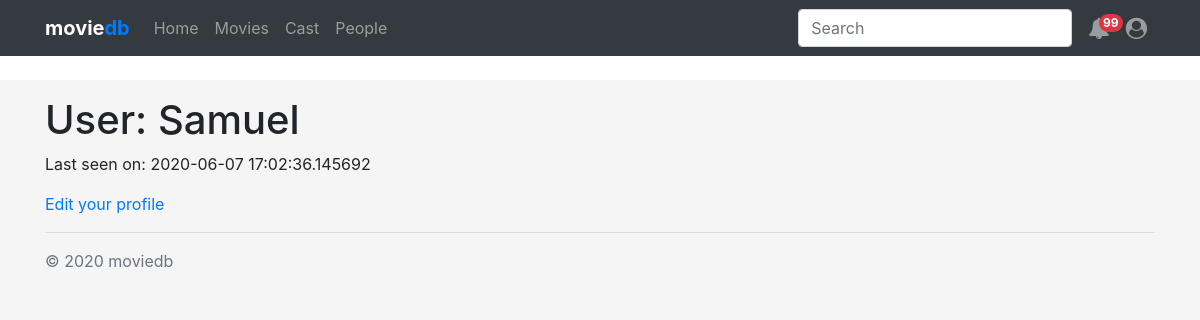
The app's page /user/Samuel (signed in), older data.
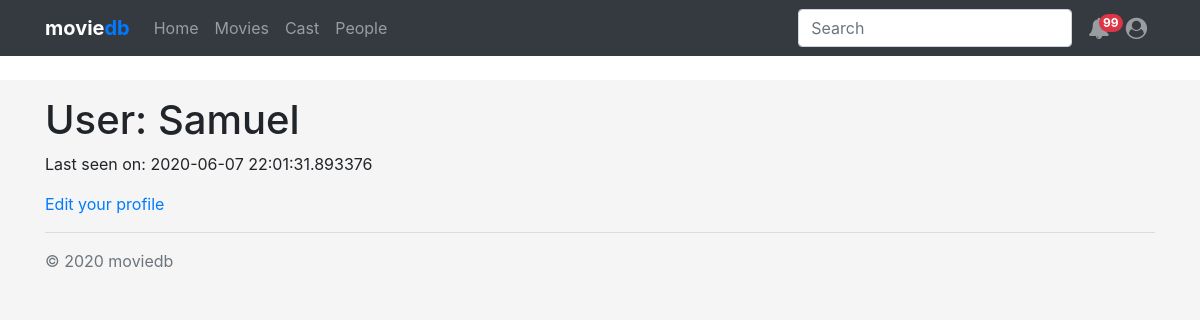
The same page, newer data.
### app/models.py (models this page shows, shortened)
class User(UserMixin, db.Model):
    id = db.Column(db.Integer, primary_key=True)
    username = db.Column(db.String(64), index=True, unique=True)
    email = db.Column(db.String(120), index=True, unique=True)
    password_hash = db.Column(db.String(128))
    about_me = db.Column(db.String(140))
    last_seen = db.Column(db.DateTime, default=datetime.utcnow)

### app/main/routes.py (the view)
@bp.route("/user/<username>")
@login_required
def user(username):
    user = User.query.filter_by(username=username).first_or_404()
    return render_template("user.html", user=user)

### app/main/routes.py (called while the page is built)
@bp.before_request
def before_request():
    if current_user.is_authenticated:
        current_user.last_seen = datetime.utcnow()
        db.session.commit()

### app/models.py (called while the page is built)
@login.user_loader
def load_user(id):
    return User.query.get(int(id))

    @classmethod
    def before_commit(cls, session):
        session._changes = {
            'add': list(session.new),
            'update': list(session.dirty),
            'delete': list(session.deleted)
        }

    @classmethod
    def after_commit(cls, session):
        for obj in session._changes['add']:
            if isinstance(obj, SearchableMixin):
                add_to_index(obj._tablename__, obj)
        for obj in session._changes['update']:
            if isinstance(obj, SearchableMixin):
                add_to_index(obj._tablename__, obj)
        for obj in session._changes['delete']:
            if isinstance(obj, SearchableMixin):
                remove_from_index(obj._tablename__, obj)
        session._changes = None

### app/templates/user.html (shortened to what this page needs)
{% extends "base.html" %}
{% block content %}
<h1>User: {{ user.username }}</h1>
{% if user.last_seen %}<p>Last seen on: {{ user.last_seen }}</p>{% endif %}
{% if user == current_user %}
<p><a href="{{ url_for('edit_profile') }}">Edit your profile</a></p>
{% endif %}
{% endblock %}

Row changes from the older to the newer data that the page shows:
changed User "Samuel": last_seen "2020-06-07 17:02:36.145692" → "2020-06-07 22:01:31.893376"
